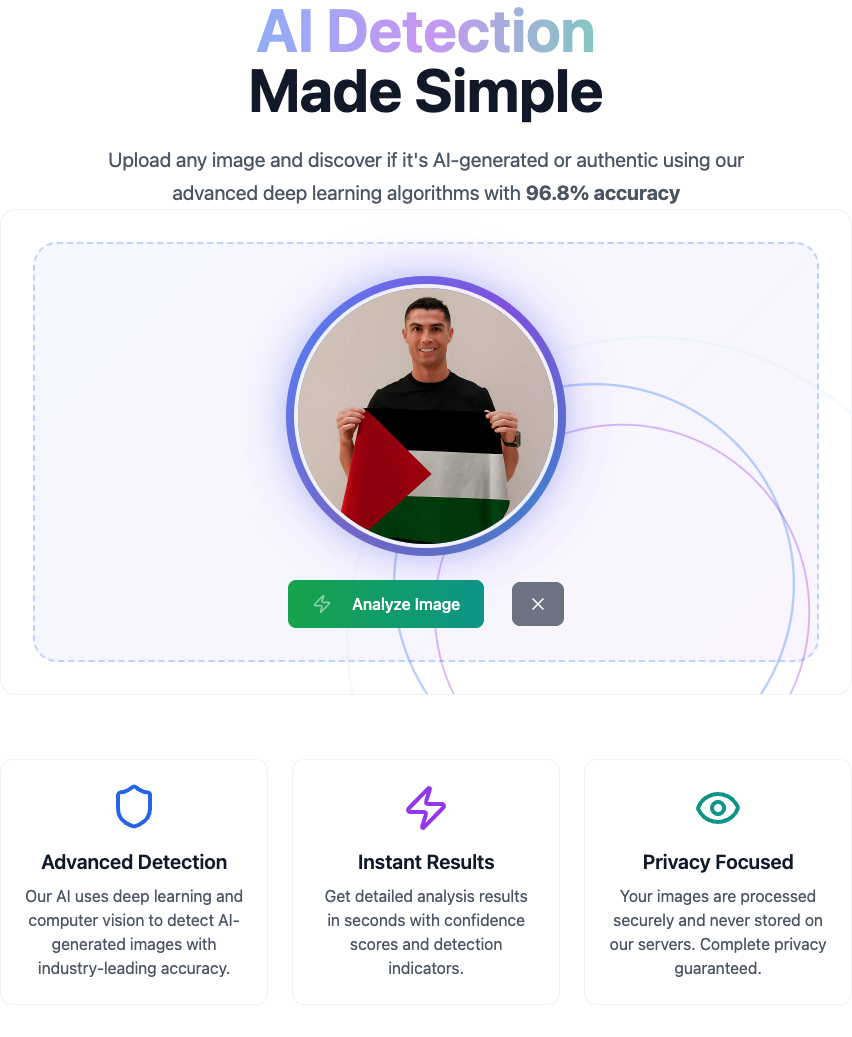
#> input picture attached_assets/targeted_element_1756493957205.png, 852 x 1037 px
$ python simple_ai_detector.py attached_assets/targeted_element_1756493957205.png   (older library calls are emulated)
#> lines starting #> are read from the running program, lines starting #| are printed output that depends on the picture
#!/usr/bin/env python3
"""
Simplified AI Image Detection System
Uses only traditional computer vision methods without TensorFlow dependency
Fallback for when TensorFlow is not available or has compatibility issues
"""

import numpy as np
import cv2
from PIL import Image, ExifTags
import io
import json
import sys
import os
from skimage import feature, measure, filters
from scipy import ndimage, stats
import warnings
warnings.filterwarnings('ignore')

class SimpleAIImageDetector:
    def __init__(self):
        """Initialize the simple AI detector with traditional computer vision only"""
        self.detection_algorithms = [
            'texture_analysis',
            'frequency_domain',
            'compression_forensics',
            'statistical_analysis',
            'edge_detection',
            'noise_analysis'
        ]

    def extract_exif_data(self, image_buffer):
        """Extract EXIF metadata from image"""
        try:
            img = Image.open(io.BytesIO(image_buffer))
#> img is the input picture: PIL image 852x1037 RGBA; mean R, G, B, A 160.5, 160.6, 165.9, 141.7
            exif_data = {}

            if hasattr(img, 'getexif'):
                exif_dict = img.getexif()
                if exif_dict:
                    for tag_id, value in exif_dict.items():
                        tag = ExifTags.TAGS.get(tag_id, tag_id)
                        exif_data[tag] = value

            return exif_data
        except Exception:
            return {}

    def analyze_texture_patterns(self, image_buffer):
        """Advanced texture analysis for AI generation detection"""
        try:
            nparr = np.frombuffer(image_buffer, np.uint8)
            img = cv2.imdecode(nparr, cv2.IMREAD_COLOR)
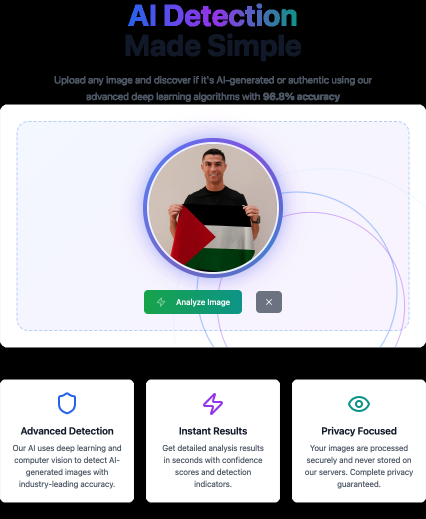
#> img: shape (1037, 852, 3) (shown at 1/2 size); mean B, G, R 165.9, 160.6, 160.5
            gray = cv2.cvtColor(img, cv2.COLOR_BGR2GRAY)
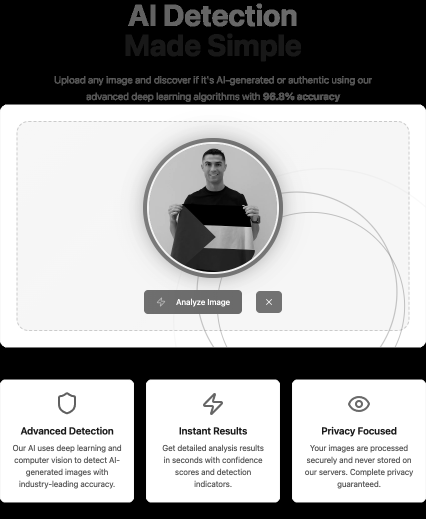
#> gray: shape (1037, 852) (shown at 1/2 size); min 0, max 255, mean 161.1

            # Local Binary Pattern analysis
            lbp = feature.local_binary_pattern(gray, 24, 8, method='uniform')
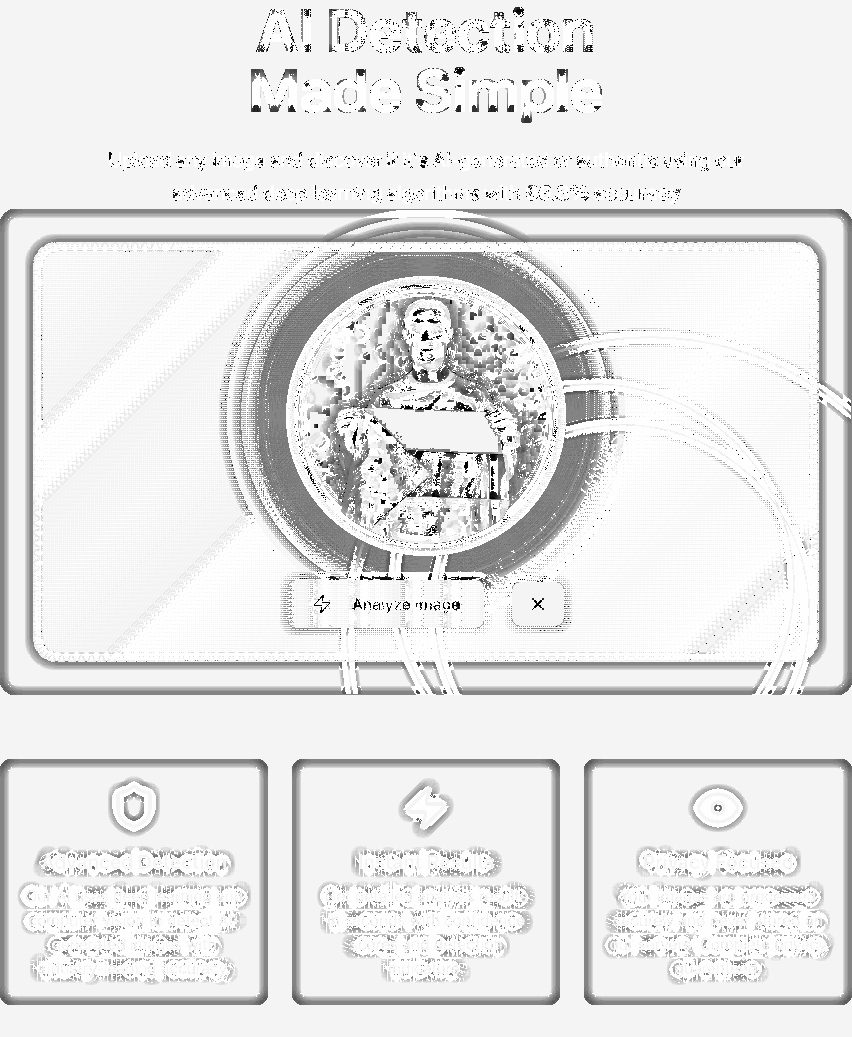
#> lbp: shape (1037, 852) float64; min 0, max 25, mean 22.6; drawn with min black and max white
            lbp_hist, _ = np.histogram(lbp.ravel(), bins=26, range=(0, 26))
#> lbp_hist = 26 values, max 471182 at index 24, min 431 at index 6, mean 33981.7
            lbp_hist = lbp_hist.astype(float)
            lbp_hist /= (lbp_hist.sum() + 1e-7)
#> lbp_hist = 26 values, max 0.533 at index 24, min 0.000488 at index 6, mean 0.0385
#> (the rest of the program and of its run is left out)
